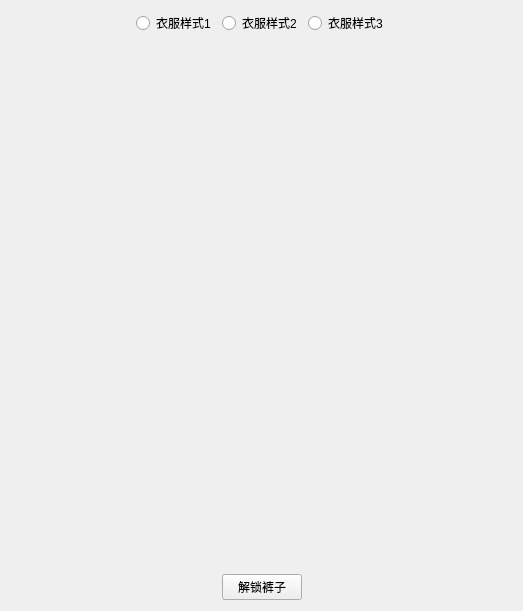
<?xml version="1.0" encoding="UTF-8"?>
<ui version="4.0">
 <class>Form</class>
 <widget class="QWidget" name="Form">
  <property name="geometry">
   <rect>
    <x>0</x>
    <y>0</y>
    <width>523</width>
    <height>611</height>
   </rect>
  </property>
  <property name="windowTitle">
   <string>Form</string>
  </property>
  <layout class="QVBoxLayout" name="verticalLayout_2">
   <item>
    <layout class="QHBoxLayout" name="horizontalLayout_2">
     <item>
      <spacer name="horizontalSpacer_3">
       <property name="orientation">
        <enum>Qt::Horizontal</enum>
       </property>
       <property name="sizeHint" stdset="0">
        <size>
         <width>40</width>
         <height>20</height>
        </size>
       </property>
      </spacer>
     </item>
     <item>
      <widget class="QRadioButton" name="radioButton_coat1">
       <property name="text">
        <string>衣服样式1</string>
       </property>
      </widget>
     </item>
     <item>
      <widget class="QRadioButton" name="radioButton_coat2">
       <property name="text">
        <string>衣服样式2</string>
       </property>
      </widget>
     </item>
     <item>
      <widget class="QRadioButton" name="radioButton_coat3">
       <property name="text">
        <string>衣服样式3</string>
       </property>
      </widget>
     </item>
     <item>
      <spacer name="horizontalSpacer_4">
       <property name="orientation">
        <enum>Qt::Horizontal</enum>
       </property>
       <property name="sizeHint" stdset="0">
        <size>
         <width>40</width>
         <height>20</height>
        </size>
       </property>
      </spacer>
     </item>
    </layout>
   </item>
   <item>
    <layout class="QHBoxLayout" name="horizontalLayout">
     <item>
      <spacer name="horizontalSpacer">
       <property name="orientation">
        <enum>Qt::Horizontal</enum>
       </property>
       <property name="sizeHint" stdset="0">
        <size>
         <width>40</width>
         <height>20</height>
        </size>
       </property>
      </spacer>
     </item>
     <item>
      <layout class="QVBoxLayout" name="verticalLayout">
       <item>
        <spacer name="verticalSpacer">
         <property name="orientation">
          <enum>Qt::Vertical</enum>
         </property>
         <property name="sizeHint" stdset="0">
          <size>
           <width>20</width>
           <height>40</height>
          </size>
         </property>
        </spacer>
       </item>
       <item>
        <widget class="QLabel" name="label">
         <property name="text">
          <string/>
         </property>
         <property name="pixmap">
          <pixmap>res/man/sexy.png</pixmap>
         </property>
         <property name="scaledContents">
          <bool>true</bool>
         </property>
        </widget>
       </item>
       <item>
        <spacer name="verticalSpacer_2">
         <property name="orientation">
          <enum>Qt::Vertical</enum>
         </property>
         <property name="sizeHint" stdset="0">
          <size>
           <width>20</width>
           <height>40</height>
          </size>
         </property>
        </spacer>
       </item>
      </layout>
     </item>
     <item>
      <spacer name="horizontalSpacer_2">
       <property name="orientation">
        <enum>Qt::Horizontal</enum>
       </property>
       <property name="sizeHint" stdset="0">
        <size>
         <width>40</width>
         <height>20</height>
        </size>
       </property>
      </spacer>
     </item>
    </layout>
   </item>
   <item>
    <layout class="QHBoxLayout" name="horizontalLayout_3">
     <item>
      <spacer name="horizontalSpacer_5">
       <property name="orientation">
        <enum>Qt::Horizontal</enum>
       </property>
       <property name="sizeHint" stdset="0">
        <size>
         <width>40</width>
         <height>20</height>
        </size>
       </property>
      </spacer>
     </item>
     <item>
      <widget class="QPushButton" name="pushButton">
       <property name="text">
        <string>解锁裤子</string>
       </property>
      </widget>
     </item>
     <item>
      <spacer name="horizontalSpacer_6">
       <property name="orientation">
        <enum>Qt::Horizontal</enum>
       </property>
       <property name="sizeHint" stdset="0">
        <size>
         <width>40</width>
         <height>20</height>
        </size>
       </property>
      </spacer>
     </item>
    </layout>
   </item>
  </layout>
 </widget>
 <resources/>
 <connections/>
</ui>
